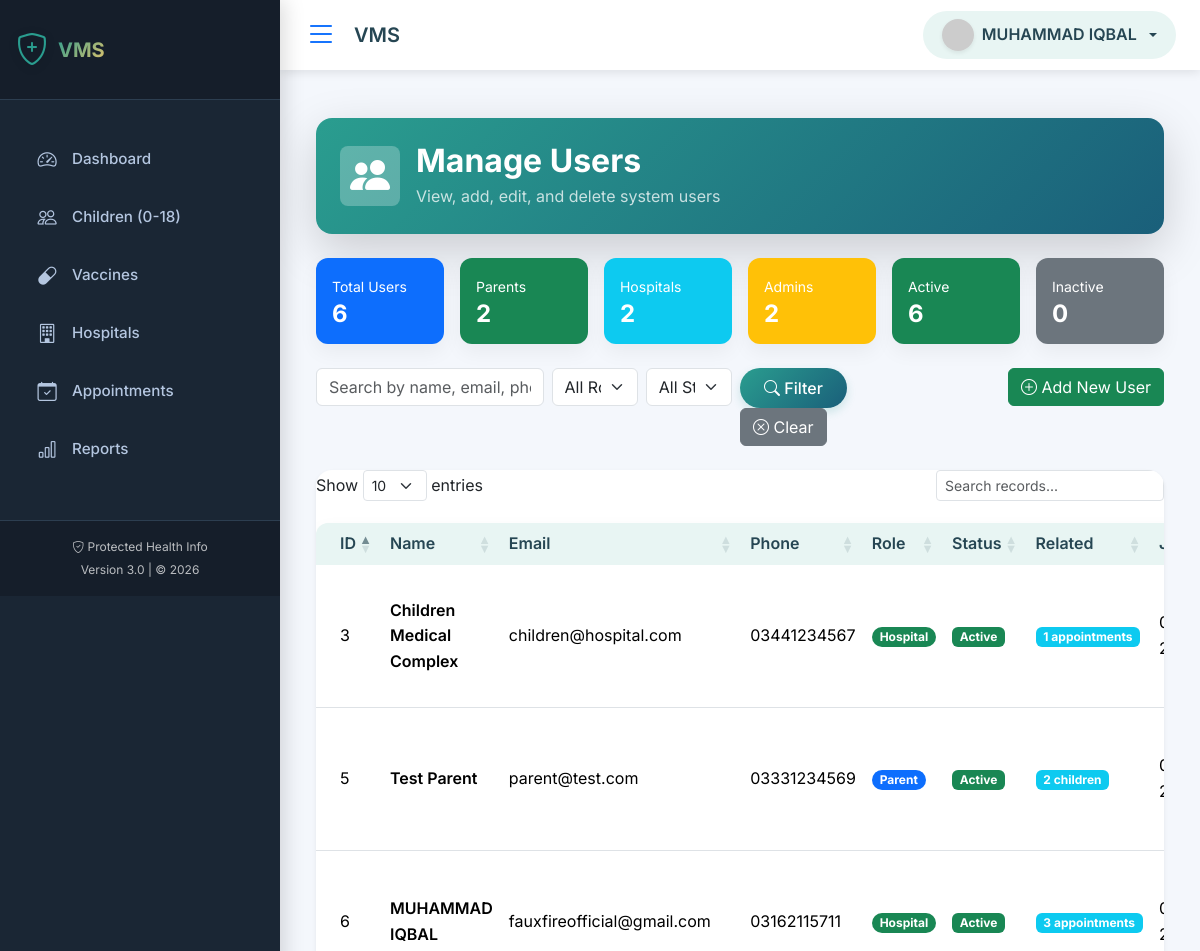
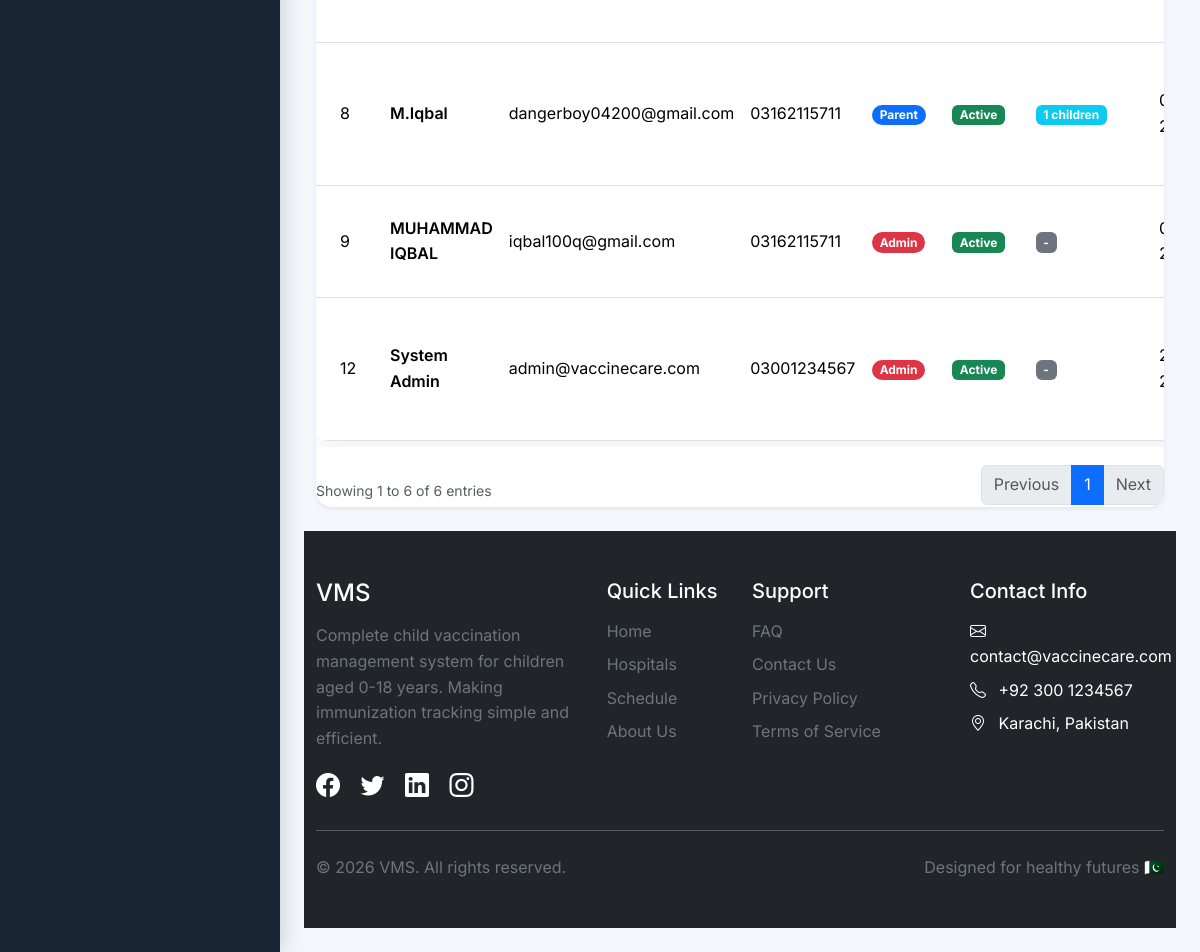
Screenshot of /manage_users.php (signed in) with the database file from the repository (2 pictures, top to bottom).
### tables this page shows
CREATE TABLE `users` (
  `id` int(11) NOT NULL,
  `full_name` varchar(100) NOT NULL,
  `email` varchar(100) NOT NULL,
  `password` varchar(255) NOT NULL,
  `role` enum('parent','hospital','admin') NOT NULL DEFAULT 'parent',
  `phone` varchar(15) NOT NULL,
  `address` text DEFAULT NULL,
  `status` enum('active','inactive') DEFAULT 'active',
  `last_login` timestamp NULL DEFAULT NULL,
  `remember_token` varchar(255) DEFAULT NULL,
  `created_at` timestamp NOT NULL DEFAULT current_timestamp(),
  `updated_at` timestamp NULL DEFAULT NULL ON UPDATE current_timestamp(),
  `avatar` varchar(255) DEFAULT NULL
);

### manage_users.php (the view, shortened to what this page needs)
<?php
require_once 'db_config.php';
$page = isset($_GET['page']) ? max(1, intval($_GET['page'])) : 1;
$limit = 10;
$offset = ($page - 1) * $limit;
$search = $_GET['search'] ?? '';
$where_conditions = ["1=1"];
$params = [];
$types = "";
$where_sql = implode(" AND ", $where_conditions);
$users_sql = "SELECT u.*,
              CASE
                WHEN u.role = 'parent' THEN (SELECT COUNT(*) FROM children c JOIN parents p ON c.parent_id = p.id WHERE p.user_id = u.id)
                WHEN u.role = 'hospital' THEN (SELECT COUNT(*) FROM appointments a JOIN hospitals h ON a.hospital_id = h.id WHERE h.user_id = u.id)
                ELSE 0
              END as related_count
              FROM users u
              WHERE $where_sql
              ORDER BY u.created_at DESC
              LIMIT ? OFFSET ?";
$params[] = $limit;
$params[] = $offset;
$types .= "ii";
$users_stmt = $conn->prepare($users_sql);
$users_stmt->bind_param($types, ...$params);
$users_stmt->execute();
$users_result = $users_stmt->get_result();
$stats_query = "SELECT
    COUNT(*) as total,
    SUM(role = 'parent') as parents,
    SUM(role = 'hospital') as hospitals,
    SUM(role = 'admin') as admins,
    SUM(status = 'active') as active,
    SUM(status = 'inactive') as inactive
    FROM users";
$stats_result = $conn->query($stats_query);
$stats = $stats_result->fetch_assoc();
include_once 'header.php';
?>
<div class="container-fluid py-4">
    <div class="row mb-4">
        <div class="col-12">
            <div class="bg-gradient-primary text-white rounded-4 p-4 shadow-lg">
                <div class="d-flex align-items-center">
                    <div class="avatar-circle bg-white bg-opacity-25 p-3 rounded-3 me-3">
                        <i class="bi bi-people-fill fs-1"></i>
                    </div>
                    <div>
                        <h2 class="fw-bold mb-1">Manage Users</h2>
                        <p class="mb-0 opacity-75">View, add, edit, and delete system users</p>
                    </div>
                </div>
            </div>
        </div>
    </div>
    <div class="row g-3 mb-4">
        <div class="col-md-2">
            <div class="card bg-primary text-white">
                <div class="card-body p-3">
                    <small>Total Users</small>
                    <h4 class="fw-bold mb-0"><?php echo $stats['total']; ?></h4>
                </div>
            </div>
        </div>
        <div class="col-md-2">
            <div class="card bg-success text-white">
                <div class="card-body p-3">
                    <small>Parents</small>
                    <h4 class="fw-bold mb-0"><?php echo $stats['parents']; ?></h4>
                </div>
            </div>
        </div>
        <div class="col-md-2">
            <div class="card bg-info text-white">
                <div class="card-body p-3">
                    <small>Hospitals</small>
                    <h4 class="fw-bold mb-0"><?php echo $stats['hospitals']; ?></h4>
                </div>
            </div>
        </div>
        <div class="col-md-2">
            <div class="card bg-warning text-white">
                <div class="card-body p-3">
                    <small>Admins</small>
                    <h4 class="fw-bold mb-0"><?php echo $stats['admins']; ?></h4>
                </div>
            </div>
        </div>
        <div class="col-md-2">
            <div class="card bg-success text-white">
                <div class="card-body p-3">
                    <small>Active</small>
                    <h4 class="fw-bold mb-0"><?php echo $stats['active']; ?></h4>
                </div>
            </div>
        </div>
        <div class="col-md-2">
            <div class="card bg-secondary text-white">
                <div class="card-body p-3">
                    <small>Inactive</small>
                    <h4 class="fw-bold mb-0"><?php echo $stats['inactive']; ?></h4>
                </div>
            </div>
        </div>
    </div>
    <div class="row mb-4">
        <div class="col-md-8">
            <form method="GET" action="" class="row g-2">
                <div class="col-md-5">
                    <input type="text" name="search" class="form-control"
                           placeholder="Search by name, email, phone..."
                           value="<?php echo htmlspecialchars($search); ?>">
                </div>
                <div class="col-md-2">
                    <select name="role" class="form-select">
                        <option value="">All Roles</option>
                    </select>
                </div>
                <div class="col-md-2">
                    <select name="status" class="form-select">
                        <option value="">All Status</option>
                    </select>
                </div>
                <div class="col-md-3">
                    <button type="submit" class="btn btn-primary me-2">
                        <i class="bi bi-search"></i> Filter
                    </button>
                    <a href="manage_users.php" class="btn btn-secondary">
                        <i class="bi bi-x-circle"></i> Clear
                    </a>
                </div>
            </form>
        </div>
        <div class="col-md-4 text-end">
            <button class="btn btn-success" data-bs-toggle="modal" data-bs-target="#addUserModal">
                <i class="bi bi-plus-circle"></i> Add New User
            </button>
        </div>
    </div>
    <div class="card border-0 shadow-sm rounded-4">
        <div class="card-body p-0">
            <div class="table-responsive">
                <table class="table table-hover mb-0">
                    <thead class="bg-light">
                        <tr>
                            <th class="ps-4">ID</th>
                            <th>Name</th>
                            <th>Email</th>
                            <th>Phone</th>
                            <th>Role</th>
                            <th>Status</th>
                            <th>Related</th>
                            <th>Joined</th>
                        </tr>
                    </thead>
                    <tbody>
                        <?php if ($users_result->num_rows > 0): ?>
                            <?php while ($user = $users_result->fetch_assoc()): ?>
                            <tr>
                                <td class="ps-4"><?php echo $user['id']; ?></td>
                                <td>
                                    <span class="fw-semibold"><?php echo htmlspecialchars($user['full_name']); ?></span>
                                </td>
                                <td><?php echo $user['email']; ?></td>
                                <td><?php echo $user['phone']; ?></td>
                                <td>
                                    <span class="badge bg-<?php
                                        echo $user['role'] == 'admin' ? 'danger' :
                                            ($user['role'] == 'hospital' ? 'success' : 'primary');
                                    ?> rounded-pill">
                                        <?php echo ucfirst($user['role']); ?>
                                    </span>
                                </td>
                                <td>
                                    <span class="badge bg-<?php echo $user['status'] == 'active' ? 'success' : 'secondary'; ?>">
                                        <?php echo ucfirst($user['status']); ?>
                                    </span>
                                </td>
                                <td>
                                    <?php if ($user['role'] == 'parent'): ?>
                                        <span class="badge bg-info"><?php echo $user['related_count']; ?> children</span>
                                    <?php elseif ($user['role'] == 'hospital'): ?>
                                        <span class="badge bg-info"><?php echo $user['related_count']; ?> appointments</span>
                                    <?php else: ?>
                                        <span class="badge bg-secondary">-</span>
                                    <?php endif; ?>
                                </td>
                                <td><?php echo date('d M Y', strtotime($user['created_at'])); ?></td>
                            </tr>
                            <?php endwhile; ?>
                        <?php endif; ?>
                    </tbody>
                </table>
            </div>
        </div>
    </div>
</div>
<?php include_once 'footer.php'; ?>

### header.php (style rules this page uses)
:root { --primary: #2A9D8F; --primary-dark: #1a5f7a; --primary-light: #e8f5f3; --primary-gradient: linear-gradient(135deg, #2A9D8F, #1a5f7a); --secondary: #E9C46A; --secondary-dark: #d4a517; --secondary-light: #fcf2de; --success: #2A9D8F; --warning: #E9C46A; --danger: #E76F51; --info: #4A90E2; --dark: #264653; --gray: #6c757d; --light-gray: #e9ecef; --lighter-gray: #f8f9fa; --white: #ffffff; --sidebar-bg: #1a2634; --sidebar-hover: #2c3e50; --sidebar-active: #2A9D8F; --sidebar-text: #b4c6e0; --sidebar-text-active: #ffffff; --sidebar-border: #2c3e50; --header-bg: #ffffff; --header-text: #264653; --header-shadow: 0 2px 10px rgba(0,0,0,0.1); --border-radius: 12px; --box-shadow: 0 8px 20px rgba(0,0,0,0.05); --transition: all 0.3s ease; --body-bg: #f4f7fc; }
* { margin: 0; padding: 0; box-sizing: border-box; }
body { font-family: 'Inter', sans-serif; background-color: var(--body-bg); color: var(--dark); line-height: 1.6; min-height: 100vh; overflow-x: hidden; }
.card { border: none; border-radius: var(--border-radius); box-shadow: var(--box-shadow); transition: var(--transition); overflow: hidden; }
.table { background: var(--white); border-radius: var(--border-radius); overflow: hidden; box-shadow: var(--box-shadow); }
.table thead th { background: var(--primary-light); color: var(--dark); font-weight: 600; border-bottom: none; }
.btn-primary { background: var(--primary-gradient); border: none; border-radius: 25px; padding: 0.5rem 1.5rem; font-weight: 500; transition: var(--transition); box-shadow: 0 4px 10px rgba(42, 157, 143, 0.2); }
.bg-gradient-primary { background: var(--primary-gradient); }

### manage_users.php (style rules this page uses)
.bg-gradient-primary { background: linear-gradient(135deg, #2A9D8F, #1a5f7a); }
.avatar-circle { width: 60px; height: 60px; display: flex; align-items: center; justify-content: center; }
.table td { vertical-align: middle; }

### rows the page displays
users: id "12", full_name "System Admin", email "admin@vaccinecare.com", phone "03001234567", role "Admin", status "Active"
users: id "9", full_name "MUHAMMAD IQBAL", email "iqbal100q@gmail.com", phone "03162115711", role "Admin", status "Active"
users: id "8", full_name "M.Iqbal", email "dangerboy04200@gmail.com", phone "03162115711", role "Parent", status "Active", related_count "1"
users: id "6", full_name "MUHAMMAD IQBAL", email "fauxfireofficial@gmail.com", phone "03162115711", role "Hospital", status "Active", related_count "3"
users: id "3", full_name "Children Medical Complex", email "children@hospital.com", phone "03441234567", role "Hospital", status "Active", related_count "1"
users: id "5", full_name "Test Parent", email "parent@test.com", phone "03331234569", role "Parent", status "Active", related_count "2"

### other values shown
getSetting('site_name', 'VaccineCare') "VMS"
$user_name "MUHAMMAD IQBAL"
$stats['total'] "6"
$stats['parents'] "2"
$stats['hospitals'] "2"
$stats['admins'] "2"
$stats['active'] "6"
$stats['inactive'] "0"
getSetting('contact_email', 'info@vaccinecare.com') "contact@vaccinecare.com"
getSetting('contact_phone', '+92 300 1234567') "+92 300 1234567"
